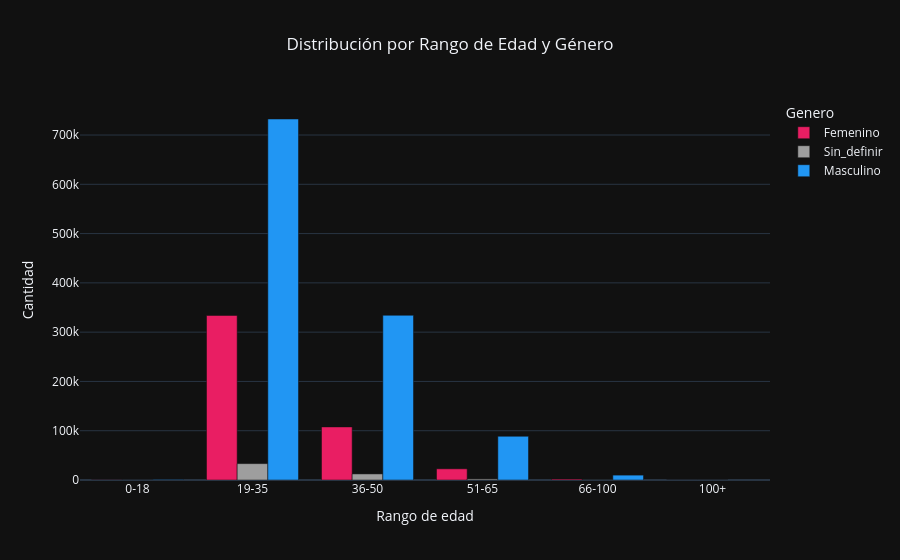

This figure's notebook cell:
### Markdown cell above
#### Distribucion por edad y genero

### Code cell
pipeline = [
    {
        '$project': {
            '_id': 0,
            'usuario.genero': {
                '$switch': {
                    'branches': [
                        {'case': {'$eq': ['$usuario.genero', 'M']}, 'then': 'Masculino'},
                        {'case': {'$eq': ['$usuario.genero', 'F']}, 'then': 'Femenino'},
                    ],
                    'default': 'Sin_definir'
                }
            },
            'usuario.edad': 1
        }
    },
    {
        '$group': {
            '_id': {'genero': '$usuario.genero', 'edad': '$usuario.edad'},
            'cantidad': {'$count': {}}
        }
    },
    {
        "$project": {
            "_id": 0,
            "Rango de edad": {
            "$switch": {
                "branches": [
                    {
                        "case": {
                            "$and": [
                                { "$lt": ["$_id.edad", 18] },
                                { "$eq": ["$_id.genero", "Femenino"] }
                            ]
                        },
                        "then": "0-18 Femenino"
                    },
                    {
                        "case": {
                            "$and": [
                                { "$lt": ["$_id.edad", 18] },
                                { "$eq": ["$_id.genero", "Masculino"] }
                            ]
                        },
                        "then": "0-18 Masculino"
                    },
                    {
                        "case": {
                            "$and": [
                                { "$lt": ["$_id.edad", 18] },
                                { "$eq": ["$_id.genero", "Sin_definir"] }
                            ]
                        },
                        "then": "0-18 Sin_definir"
                    },

                    {
                        "case": {
                            "$and": [
                                { "$gte": ["$_id.edad", 18] },
                                { "$lt": ["$_id.edad", 36] },
                                { "$eq": ["$_id.genero", "Femenino"] }
                            ]
                        },
                        "then": "19-35 Femenino"
                    },
                    {
                        "case": {
                            "$and": [
                                { "$gte": ["$_id.edad", 18] },
                                { "$lt": ["$_id.edad", 36] },
                                { "$eq": ["$_id.genero", "Masculino"] }
                            ]
                        },
                        "then": "19-35 Masculino"
                    },
                    {
                        "case": {
                            "$and": [
                                { "$gte": ["$_id.edad", 18] },
                                { "$lt": ["$_id.edad", 36] },
                                { "$eq": ["$_id.genero", "Sin_definir"] }
                            ]
                        },
                        "then": "19-35 Sin_definir"
                    },

                    {
                        "case": {
                            "$and": [
                                { "$gte": ["$_id.edad", 36] },
                                { "$lt": ["$_id.edad", 51] },
                                { "$eq": ["$_id.genero", "Femenino"] }
                            ]
                        },
                        "then": "36-50 Femenino"
                    },
                    {
                        "case": {
                            "$and": [
                                { "$gte": ["$_id.edad", 36] },
                                { "$lt": ["$_id.edad", 51] },
                                { "$eq": ["$_id.genero", "Masculino"] }
                            ]
                        },
                        "then": "36-50 Masculino"
                    },
                    {
                        "case": {
                            "$and": [
                                { "$gte": ["$_id.edad", 36] },
                                { "$lt": ["$_id.edad", 51] },
                                { "$eq": ["$_id.genero", "Sin_definir"] }
                            ]
                        },
                        "then": "36-50 Sin_definir"
                    },

                    {
                        "case": {
                            "$and": [
                                { "$gte": ["$_id.edad", 51] },
                                { "$lt": ["$_id.edad", 66] },
                                { "$eq": ["$_id.genero", "Femenino"] }
                            ]
                        },
                        "then": "51-65 Femenino"
                    },
                    {
                        "case": {
                            "$and": [
                                { "$gte": ["$_id.edad", 51] },
                                { "$lt": ["$_id.edad", 66] },
                                { "$eq": ["$_id.genero", "Masculino"] }
                            ]
                        },
                        "then": "51-65 Masculino"
                    },
                    {
                        "case": {
                            "$and": [
                                { "$gte": ["$_id.edad", 51] },
                                { "$lt": ["$_id.edad", 66] },
                                { "$eq": ["$_id.genero", "Sin_definir"] }
                            ]
                        },
                        "then": "51-65 Sin_definir"
                    },

                    {
                        "case": {
                            "$and": [
                                { "$gte": ["$_id.edad", 66] },
                                { "$lte": ["$_id.edad", 100] },
                                { "$eq": ["$_id.genero", "Femenino"] }
                            ]
                        },
                        "then": "66-100 Femenino"
                    },
                    {
                        "case": {
                            "$and": [
                                { "$gte": ["$_id.edad", 66] },
                                { "$lte": ["$_id.edad", 100] },
                                { "$eq": ["$_id.genero", "Masculino"] }
                            ]
                        },
                        "then": "66-100 Masculino"
                    },
                    {
                        "case": {
                            "$and": [
                                { "$gte": ["$_id.edad", 66] },
                                { "$lte": ["$_id.edad", 100] },
                                { "$eq": ["$_id.genero", "Sin_definir"] }
                            ]
                        },
                        "then": "66-100 Sin_definir"
                    },

                    {
                        "case": {
                            "$and": [
                                { "$gt": ["$_id.edad", 100] },
                                { "$eq": ["$_id.genero", "Femenino"] }
                            ]
                        },
                        "then": "100+ Femenino"
                    },
                    {
                        "case": {
                            "$and": [
                                { "$gt": ["$_id.edad", 100] },
                                { "$eq": ["$_id.genero", "Masculino"] }
                            ]
                        },
                        "then": "100+ Masculino"
                    },
                    {
                        "case": {
                            "$and": [
                                { "$gt": ["$_id.edad", 100] },
                                { "$eq": ["$_id.genero", "Sin_definir"] }
                            ]
                        },
                        "then": "100+ Sin_definir"
                    }
                    ],
                    "default": "Fuera de rango"
                }
            },
            "cantidad": 1
        }
    },
    {
        '$group': {
            '_id': '$Rango de edad',
            'cantidad': {'$sum': '$cantidad'}
        }
    },
    {
        '$project': {
            '_id': 0,
            'Rango de edad': {'$split': ['$_id', ' ']},
            'cantidad': 1
        }
    }
]

edadygenero = pd.DataFrame(list(Historico.objects.aggregate(pipeline)))
edadygenero['genero'] = edadygenero['Rango de edad'].apply(lambda x: x[1])
edadygenero['Rango de edad'] = edadygenero['Rango de edad'].apply(lambda x: x[0])
edadygenero["Rango de edad"] = pd.Categorical(edadygenero["Rango de edad"], categories=["0-18", "19-35", "36-50", "51-65", "66-100", "100+"], ordered=True)

fig = px.bar(
    edadygenero.sort_values(by='Rango de edad'),
    x="Rango de edad",
    y="cantidad",
    color="genero",
    barmode="group",
    color_discrete_map={
        "Femenino": "#E91E63",     # rosa
        "Masculino": "#2196F3",    # azul
        "Sin_definir": "#9E9E9E"   # gris
    },
    title="Distribución por Rango de Edad y Género",
    hover_data={'Rango de edad': False, 'genero': False},
    labels={'cantidad': 'Cantidad', 'genero': 'Genero'},
    template="plotly_dark"
)

fig.update_layout(
    title_x=0.5
)

fig.show()

### Figure 1 — Plotly figure (JSON) as saved in the notebook; plotly's stock layout.template omitted (floating-point values rounded to 4 significant figures)
{"data": [{"alignmentgroup": "True", "customdata": [["Femenino"], ["Femenino"], ["Femenino"], ["Femenino"], ["Femenino"], ["Femenino"]], "hovertemplate": "Cantidad=%{y}<extra></extra>", "legendgroup": "Femenino", "marker": {"color": "#E91E63", "pattern": {"shape": ""}}, "name": "Femenino", "offsetgroup": "Femenino", "orientation": "v", "showlegend": true, "textposition": "auto", "type": "bar", "x": ["0-18", "19-35", "36-50", "51-65", "66-100", "100+"], "xaxis": "x", "y": [230, 333905, 107725, 22665, 1859, 1], "yaxis": "y"}, {"alignmentgroup": "True", "customdata": [["Sin_definir"], ["Sin_definir"], ["Sin_definir"], ["Sin_definir"], ["Sin_definir"], ["Sin_definir"]], "hovertemplate": "Cantidad=%{y}<extra></extra>", "legendgroup": "Sin_definir", "marker": {"color": "#9E9E9E", "pattern": {"shape": ""}}, "name": "Sin_definir", "offsetgroup": "Sin_definir", "orientation": "v", "showlegend": true, "textposition": "auto", "type": "bar", "x": ["0-18", "19-35", "36-50", "51-65", "66-100", "100+"], "xaxis": "x", "y": [42, 33201, 12317, 2182, 104, 16], "yaxis": "y"}, {"alignmentgroup": "True", "customdata": [["Masculino"], ["Masculino"], ["Masculino"], ["Masculino"], ["Masculino"]], "hovertemplate": "Cantidad=%{y}<extra></extra>", "legendgroup": "Masculino", "marker": {"color": "#2196F3", "pattern": {"shape": ""}}, "name": "Masculino", "offsetgroup": "Masculino", "orientation": "v", "showlegend": true, "textposition": "auto", "type": "bar", "x": ["0-18", "19-35", "36-50", "51-65", "66-100"], "xaxis": "x", "y": [1113, 732516, 334187, 88698, 9889], "yaxis": "y"}], "layout": {"barmode": "group", "legend": {"title": {"text": "Genero"}, "tracegroupgap": 0}, "title": {"text": "Distribución por Rango de Edad y Género", "x": 0.5}, "xaxis": {"anchor": "y", "domain": [0, 1], "title": {"text": "Rango de edad"}}, "yaxis": {"anchor": "x", "domain": [0, 1], "title": {"text": "Cantidad"}}}}
